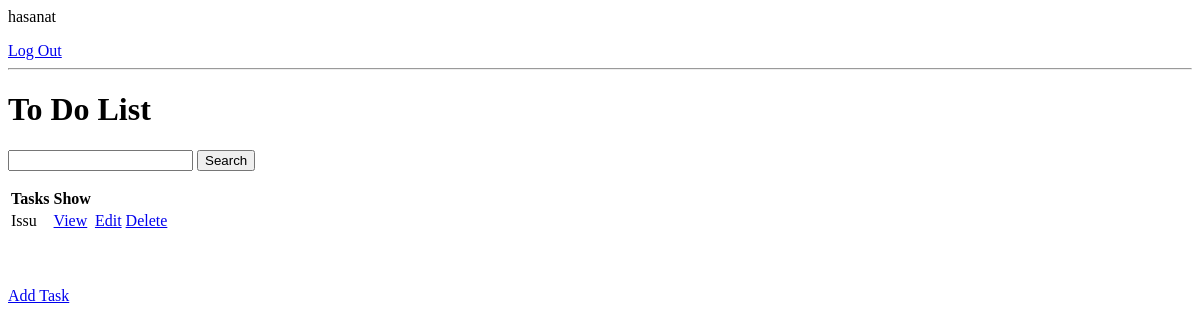
The app's page / (signed in), older data.
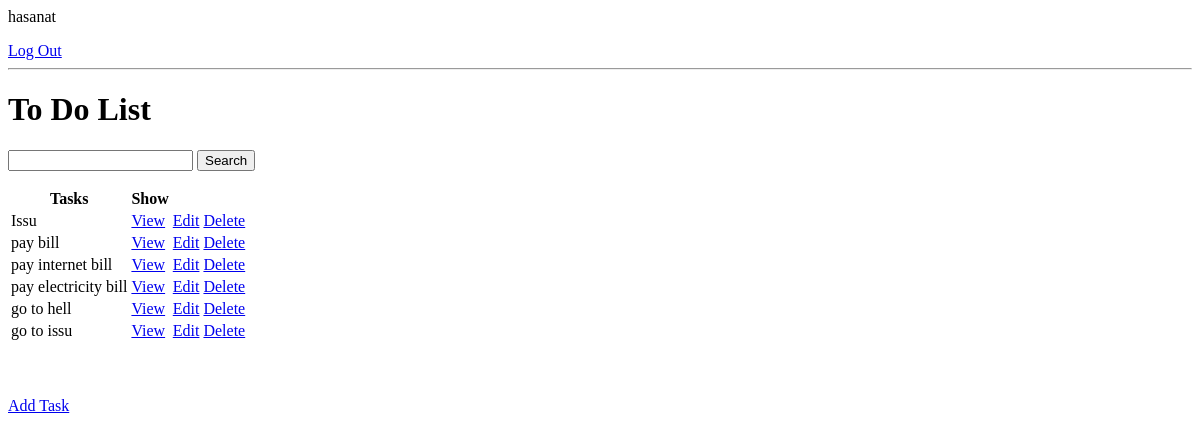
The same page, newer data.
### base/models.py (models this page shows, shortened)
class Task(models.Model):
    user = models.ForeignKey(User, on_delete=models.CASCADE, null=True, blank=True)
    title = models.CharField(max_length=200)
    description = models.TextField(null=True, blank=True)
    complete = models.BooleanField(default=False)
    created = models.DateTimeField(auto_now_add=True)
    class Meta:
        ordering = ['complete']

### base/views.py (the view)
# urls.py: path('', TaskList.as_view(), name='tasks'),
class TaskList(LoginRequiredMixin, ListView):
    model = Task
    context_object_name = 'tasks'
    def get_context_data(self, **kwargs):
        context = super().get_context_data(**kwargs)
        context['tasks'] = context['tasks'].filter(user=self.request.user)
        context['count'] = context['tasks'].filter(complete=False).count()
        search_input = self.request.GET.get('search-area') or ''
        if search_input:
            context['tasks'] = context['tasks'].filter(title__icontains=search_input)
        context['search_input'] = search_input
        return context

### base/templates/base/task_list.html (shortened to what this page needs)
{% if request.user.is_authenticated %}
    <p>{{request.user}}</p>
    <a href="{% url 'logout' %}">Log Out</a>
{% else %}
    <a href="{% url 'login' %}">Log In</a>
{% endif %}
<hr>
<h1>To Do List</h1>
<form method="GET">
    <input type="text" name="search-area" value="{{search_input}}">
    <input type="submit" value="Search">
</form>
<table>
    <tr>
        <th>Tasks</th>
        <th>Show</th>
    </tr>
    {% for task in tasks %}
    <tr>
        <td>{{task.title}}</td>
        <td><a href="{% url 'task' task.id %}">View</a></td>
        <td><a href="{% url 'task-update' task.id %}">Edit</a></td>
        <td><a href="{% url 'task-delete' task.id %}">Delete</a></td>
    </tr>
    {% empty %}
        <h3>No Items</h3>
    {% endfor %}
</table>
<a href="{% url 'task-create' %}">Add Task</a>

Row changes from the older to the newer data that the page shows:
added Task: title "pay bill"
added Task: title "pay internet bill"
added Task: title "pay electricity bill"
added Task: title "go to hell"
added Task: title "go to issu"
